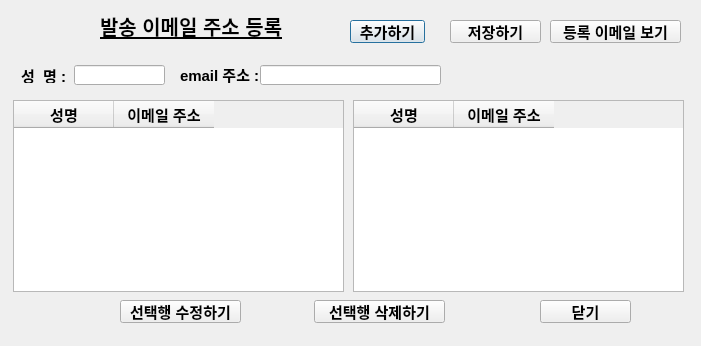
<?xml version="1.0" encoding="UTF-8"?>
<ui version="4.0">
 <class>Dialog</class>
 <widget class="QDialog" name="Dialog">
  <property name="geometry">
   <rect>
    <x>0</x>
    <y>0</y>
    <width>701</width>
    <height>346</height>
   </rect>
  </property>
  <property name="windowTitle">
   <string>Dialog</string>
  </property>
  <widget class="QLabel" name="label">
   <property name="geometry">
    <rect>
     <x>100</x>
     <y>10</y>
     <width>221</width>
     <height>31</height>
    </rect>
   </property>
   <property name="font">
    <font>
     <pointsize>15</pointsize>
     <weight>75</weight>
     <bold>true</bold>
     <underline>true</underline>
    </font>
   </property>
   <property name="text">
    <string>발송 이메일 주소 등록</string>
   </property>
  </widget>
  <widget class="QLabel" name="label_2">
   <property name="geometry">
    <rect>
     <x>21</x>
     <y>67</y>
     <width>51</width>
     <height>16</height>
    </rect>
   </property>
   <property name="font">
    <font>
     <pointsize>11</pointsize>
     <weight>75</weight>
     <bold>true</bold>
    </font>
   </property>
   <property name="text">
    <string>성  명 :</string>
   </property>
  </widget>
  <widget class="QLineEdit" name="email_name_widget">
   <property name="geometry">
    <rect>
     <x>74</x>
     <y>65</y>
     <width>91</width>
     <height>20</height>
    </rect>
   </property>
   <property name="font">
    <font>
     <pointsize>11</pointsize>
     <weight>75</weight>
     <bold>true</bold>
    </font>
   </property>
   <property name="text">
    <string/>
   </property>
  </widget>
  <widget class="QLabel" name="label_3">
   <property name="geometry">
    <rect>
     <x>180</x>
     <y>64</y>
     <width>81</width>
     <height>20</height>
    </rect>
   </property>
   <property name="font">
    <font>
     <pointsize>11</pointsize>
     <weight>75</weight>
     <bold>true</bold>
    </font>
   </property>
   <property name="text">
    <string>email 주소 :</string>
   </property>
  </widget>
  <widget class="QLineEdit" name="email_add_widget">
   <property name="geometry">
    <rect>
     <x>260</x>
     <y>65</y>
     <width>181</width>
     <height>20</height>
    </rect>
   </property>
   <property name="font">
    <font>
     <pointsize>11</pointsize>
     <weight>75</weight>
     <bold>true</bold>
    </font>
   </property>
   <property name="text">
    <string/>
   </property>
  </widget>
  <widget class="QTableWidget" name="email_list_tableWidget">
   <property name="geometry">
    <rect>
     <x>13</x>
     <y>100</y>
     <width>331</width>
     <height>192</height>
    </rect>
   </property>
   <property name="font">
    <font>
     <pointsize>11</pointsize>
     <weight>75</weight>
     <bold>true</bold>
    </font>
   </property>
   <column>
    <property name="text">
     <string>성명</string>
    </property>
   </column>
   <column>
    <property name="text">
     <string>이메일 주소</string>
    </property>
   </column>
  </widget>
  <widget class="QPushButton" name="add_email_list_Button">
   <property name="geometry">
    <rect>
     <x>350</x>
     <y>20</y>
     <width>75</width>
     <height>23</height>
    </rect>
   </property>
   <property name="font">
    <font>
     <pointsize>11</pointsize>
     <weight>75</weight>
     <bold>true</bold>
    </font>
   </property>
   <property name="text">
    <string>추가하기</string>
   </property>
  </widget>
  <widget class="QPushButton" name="email_close_Button">
   <property name="geometry">
    <rect>
     <x>540</x>
     <y>300</y>
     <width>91</width>
     <height>23</height>
    </rect>
   </property>
   <property name="font">
    <font>
     <pointsize>11</pointsize>
     <weight>75</weight>
     <bold>true</bold>
    </font>
   </property>
   <property name="text">
    <string>닫기</string>
   </property>
  </widget>
  <widget class="QPushButton" name="remove_row_Button">
   <property name="geometry">
    <rect>
     <x>314</x>
     <y>300</y>
     <width>131</width>
     <height>23</height>
    </rect>
   </property>
   <property name="font">
    <font>
     <pointsize>11</pointsize>
     <weight>75</weight>
     <bold>true</bold>
    </font>
   </property>
   <property name="text">
    <string>선택행 삭제하기</string>
   </property>
  </widget>
  <widget class="QPushButton" name="email_save_Button">
   <property name="geometry">
    <rect>
     <x>450</x>
     <y>20</y>
     <width>91</width>
     <height>23</height>
    </rect>
   </property>
   <property name="font">
    <font>
     <pointsize>11</pointsize>
     <weight>75</weight>
     <bold>true</bold>
    </font>
   </property>
   <property name="text">
    <string>저장하기</string>
   </property>
  </widget>
  <widget class="QTableWidget" name="email_append_tableWidget">
   <property name="geometry">
    <rect>
     <x>353</x>
     <y>100</y>
     <width>331</width>
     <height>192</height>
    </rect>
   </property>
   <property name="font">
    <font>
     <pointsize>11</pointsize>
     <weight>75</weight>
     <bold>true</bold>
    </font>
   </property>
   <property name="focusPolicy">
    <enum>Qt::NoFocus</enum>
   </property>
   <column>
    <property name="text">
     <string>성명</string>
    </property>
   </column>
   <column>
    <property name="text">
     <string>이메일 주소</string>
    </property>
   </column>
  </widget>
  <widget class="QPushButton" name="email_save_Button_2">
   <property name="geometry">
    <rect>
     <x>550</x>
     <y>20</y>
     <width>131</width>
     <height>23</height>
    </rect>
   </property>
   <property name="font">
    <font>
     <pointsize>11</pointsize>
     <weight>75</weight>
     <bold>true</bold>
    </font>
   </property>
   <property name="text">
    <string>등록 이메일 보기</string>
   </property>
  </widget>
  <widget class="QPushButton" name="modify_email_Button">
   <property name="geometry">
    <rect>
     <x>120</x>
     <y>300</y>
     <width>121</width>
     <height>23</height>
    </rect>
   </property>
   <property name="font">
    <font>
     <pointsize>11</pointsize>
     <weight>75</weight>
     <bold>true</bold>
    </font>
   </property>
   <property name="text">
    <string>선택행 수정하기</string>
   </property>
  </widget>
 </widget>
 <tabstops>
  <tabstop>email_name_widget</tabstop>
  <tabstop>email_add_widget</tabstop>
  <tabstop>add_email_list_Button</tabstop>
  <tabstop>email_save_Button</tabstop>
  <tabstop>email_close_Button</tabstop>
  <tabstop>remove_row_Button</tabstop>
  <tabstop>email_append_tableWidget</tabstop>
  <tabstop>email_list_tableWidget</tabstop>
 </tabstops>
 <resources/>
 <connections>
  <connection>
   <sender>email_close_Button</sender>
   <signal>clicked()</signal>
   <receiver>Dialog</receiver>
   <slot>addemail_close()</slot>
   <hints>
    <hint type="sourcelabel">
     <x>603</x>
     <y>310</y>
    </hint>
    <hint type="destinationlabel">
     <x>472</x>
     <y>337</y>
    </hint>
   </hints>
  </connection>
  <connection>
   <sender>remove_row_Button</sender>
   <signal>clicked()</signal>
   <receiver>Dialog</receiver>
   <slot>remove_row()</slot>
   <hints>
    <hint type="sourcelabel">
     <x>411</x>
     <y>306</y>
    </hint>
    <hint type="destinationlabel">
     <x>358</x>
     <y>305</y>
    </hint>
   </hints>
  </connection>
  <connection>
   <sender>email_save_Button</sender>
   <signal>clicked()</signal>
   <receiver>Dialog</receiver>
   <slot>email_save()</slot>
   <hints>
    <hint type="sourcelabel">
     <x>498</x>
     <y>33</y>
    </hint>
    <hint type="destinationlabel">
     <x>477</x>
     <y>55</y>
    </hint>
   </hints>
  </connection>
  <connection>
   <sender>add_email_list_Button</sender>
   <signal>clicked()</signal>
   <receiver>Dialog</receiver>
   <slot>email_append()</slot>
   <hints>
    <hint type="sourcelabel">
     <x>387</x>
     <y>31</y>
    </hint>
    <hint type="destinationlabel">
     <x>330</x>
     <y>30</y>
    </hint>
   </hints>
  </connection>
  <connection>
   <sender>email_save_Button_2</sender>
   <signal>clicked()</signal>
   <receiver>Dialog</receiver>
   <slot>registed_email_view()</slot>
   <hints>
    <hint type="sourcelabel">
     <x>591</x>
     <y>32</y>
    </hint>
    <hint type="destinationlabel">
     <x>631</x>
     <y>64</y>
    </hint>
   </hints>
  </connection>
  <connection>
   <sender>modify_email_Button</sender>
   <signal>clicked()</signal>
   <receiver>Dialog</receiver>
   <slot>modify_email()</slot>
   <hints>
    <hint type="sourcelabel">
     <x>139</x>
     <y>308</y>
    </hint>
    <hint type="destinationlabel">
     <x>82</x>
     <y>309</y>
    </hint>
   </hints>
  </connection>
 </connections>
 <slots>
  <slot>addemail_close()</slot>
  <slot>email_append()</slot>
  <slot>remove_row()</slot>
  <slot>email_save()</slot>
  <slot>registed_email_view()</slot>
  <slot>modify_email()</slot>
 </slots>
</ui>
